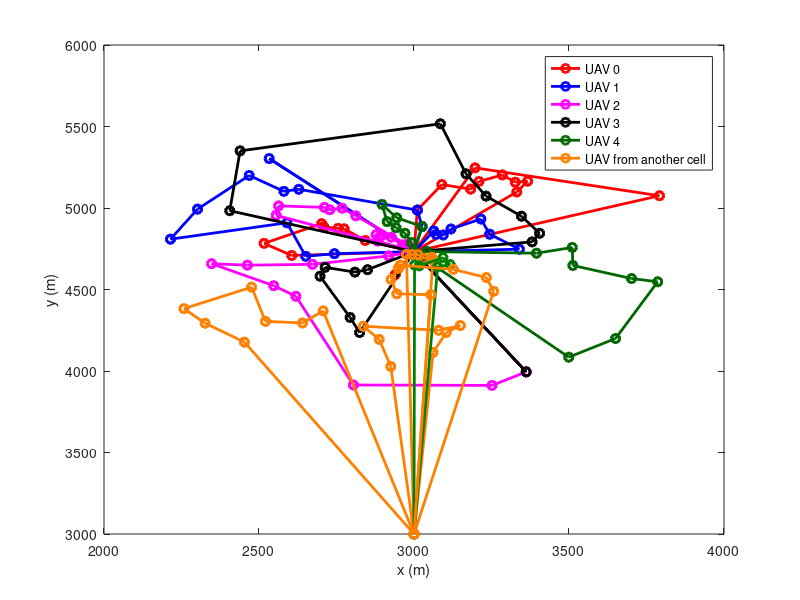

Recreate this plot in MATLAB.
d1 =[3000 4732.05
3331.63 5098.37
3331.63 5098.37
3366.67 5164.65
3366.67 5164.65
3326.72 5158.17
3326.72 5158.17
3284.95 5202.92
3284.95 5202.92
3209.44 5162.69
3209.44 5162.69
3182.67 5115.57
3182.67 5115.57
3089.63 5143.77
3089.63 5143.77
3010.76 4987.09
3010.76 4987.09
3000 4732.05
3000 4732.05
2842.74 4800.72
2842.74 4800.72
2774.71 4872.19
2774.71 4872.19
2755.48 4875.26
2755.48 4875.26
2709.1 4884.23
2709.1 4884.23
2701.97 4903.73
2701.97 4903.73
2516.22 4783.16
2516.22 4783.16
2605.53 4708.78
2605.53 4708.78
3000 4732.05
3000 4732.05
3196.94 5246.36
3196.94 5246.36
3791.76 5075.33
3791.76 5075.33
3000 4732.05
3000 4732.05
2939.61 4591.76
2939.61 4591.76
3000 4732.05];
d2 =[3000 4732.05
3063.9 4858.94
3063.9 4858.94
3071.13 4838.39
3071.13 4838.39
3094.22 4834.33
3094.22 4834.33
3119.25 4871.23
3119.25 4871.23
3215.81 4932.52
3215.81 4932.52
3244.08 4839.31
3244.08 4839.31
3339.77 4747.41
3339.77 4747.41
3040.61 4732.99
3040.61 4732.99
3000 4732.05
3000 4732.05
2743.43 4719.83
2743.43 4719.83
2650.7 4703.67
2650.7 4703.67
2589.97 4909.31
2589.97 4909.31
2214.4 4808.74
2214.4 4808.74
2301.74 4993.17
2301.74 4993.17
2468.38 5199.61
2468.38 5199.61
2580.29 5102.19
2580.29 5102.19
2628.34 5115
2628.34 5115
3010.76 4987.09
3010.76 4987.09
3026.29 4886.41
3026.29 4886.41
3000 4732.05
3000 4732.05
2532.76 5303.44
2532.76 5303.44
3000 4732.05];
d3 =[3000 4732.05
2883.13 4796.84
2883.13 4796.84
2888.26 4821.47
2888.26 4821.47
2877.49 4836.4
2877.49 4836.4
2896.01 4831.38
2896.01 4831.38
2926.65 4820.99
2926.65 4820.99
2963.36 4772.97
2963.36 4772.97
2967.2 4764.58
2967.2 4764.58
3000 4732.05
3000 4732.05
2976.56 4776.93
2976.56 4776.93
2812.27 4951.98
2812.27 4951.98
2768.18 4998.72
2768.18 4998.72
2728.27 4989.19
2728.27 4989.19
2710.9 5003.77
2710.9 5003.77
2563.34 5013.03
2563.34 5013.03
2555.34 4954.99
2555.34 4954.99
3000 4732.05
3000 4732.05
2918.18 4706.11
2918.18 4706.11
2672.59 4654.43
2672.59 4654.43
2462.54 4649.28
2462.54 4649.28
2346.88 4658.37
2346.88 4658.37
2547.65 4523.16
2547.65 4523.16
2619.07 4458.5
2619.07 4458.5
2804.56 3914.22
2804.56 3914.22
3251.74 3911.62
3251.74 3911.62
3361.82 3994.66
3361.82 3994.66
3000 4732.05];
d4 =[3000 4732.05
3380.86 4792.05
3380.86 4792.05
3405.11 4844.78
3405.11 4844.78
3346.55 4949.78
3346.55 4949.78
3232.36 5073.08
3232.36 5073.08
3167.78 5209.73
3167.78 5209.73
3085.09 5516.76
3085.09 5516.76
2439.02 5350.68
2439.02 5350.68
2405.62 4983.35
2405.62 4983.35
3000 4732.05
3000 4732.05
2850.17 4621.58
2850.17 4621.58
2809.41 4606.66
2809.41 4606.66
2713.44 4636.06
2713.44 4636.06
2696.9 4581.65
2696.9 4581.65
2793.72 4328.67
2793.72 4328.67
2824.49 4236.12
2824.49 4236.12
3000 4732.05
3000 4732.05
3361.82 3994.66
3361.82 3994.66
3000 4732.05];
d5 =[3000 4732.05
2991.81 4787.97
2991.81 4787.97
2970.76 4845.21
2970.76 4845.21
2942.25 4879.02
2942.25 4879.02
2913.34 4916.32
2913.34 4916.32
2896.76 5022.11
2896.76 5022.11
2944.27 4939.81
2944.27 4939.81
3026.29 4886.41
3026.29 4886.41
3000 4732.05
3000 4732.05
3040.61 4732.99
3040.61 4732.99
3395.2 4722.6
3395.2 4722.6
3510.58 4757.96
3510.58 4757.96
3512.32 4647.5
3512.32 4647.5
3701.8 4567.21
3701.8 4567.21
3786.13 4547.42
3786.13 4547.42
3650.08 4199.37
3650.08 4199.37
3499.12 4084.69
3499.12 4084.69
3000 4732.05];
d6 =[3000 3000
3061.62 4114.22
3061.62 4114.22
3104.15 4236.38
3104.15 4236.38
3149.66 4279.04
3149.66 4279.04
3079.27 4249.85
3079.27 4249.85
2836.26 4274.56
2836.26 4274.56
2887.86 4193.66
2887.86 4193.66
2925.03 4028.04
2925.03 4028.04
3000 3000];
d7 =[3000 3000
3060.89 4678.68
3060.89 4678.68
3057.69 4698.47
3057.69 4698.47
3033.99 4689.26
3033.99 4689.26
3012.89 4713.5
3012.89 4713.5
2993.9 4714.65
2993.9 4714.65
2975.55 4715.63
2975.55 4715.63
3000 3000
3000 3000];
d8 =[3000 3000
3001.79 4650.72
3001.79 4650.72
3016.81 4644.92
3016.81 4644.92
3093.52 4695.49
3093.52 4695.49
3116.54 4652.84
3116.54 4652.84
3076.43 4638.94
3076.43 4638.94
3000 3000];
d9 =[3000 3000
2706.98 4368.81
2706.98 4368.81
2640.36 4294.74
2640.36 4294.74
2520.86 4304.62
2520.86 4304.62
2476.11 4514.42
2476.11 4514.42
2257.72 4382.55
2257.72 4382.55
2326.17 4293.31
2326.17 4293.31
2452.93 4177.06
2452.93 4177.06
3000 3000];
d10 =[3000 3000
3257.04 4488.99
3257.04 4488.99
3233.41 4573.45
3233.41 4573.45
3127.02 4623.46
3127.02 4623.46
2955.67 4649.65
2955.67 4649.65
2948.87 4628.99
2948.87 4628.99
2926 4562.06
2926 4562.06
2944.5 4473.42
2944.5 4473.42
3054.16 4468.11
3054.16 4468.11
3000 3000];
x1 = d1(:,1);
x2 = d2(:,1);
x3 = d3(:,1);
x4 = d4(:,1);
x5 = d5(:,1);
x6 = d6(:,1);
x7 = d7(:,1);
x8 = d8(:,1);
x9 = d9(:,1);
x10 = d10(:,1);
y1 = d1(:,2);
y2 = d2(:,2);
y3 = d3(:,2);
y4 = d4(:,2);
y5 = d5(:,2);
y6 = d6(:,2);
y7 = d7(:,2);
y8 = d8(:,2);
y9 = d9(:,2);
y10 = d10(:,2);
close all;
width = 2;
plot(x1,y1,'-ro', 'LineWidth',width);
hold on;
plot(x2,y2,'-bo', 'LineWidth',width);
plot(x3,y3,'-mo', 'LineWidth',width);
plot(x4,y4,'-ko', 'LineWidth',width);
plot(x5,y5,'-o','Color',[0 0.4 0], 'LineWidth',width);
plot(x6,y6,'-o','Color',[1 0.5 0], 'LineWidth',width);
plot(x7,y7,'-o','Color',[1 0.5 0], 'LineWidth',width);
plot(x8,y8,'-o','Color',[0 0.5 0], 'LineWidth',width);
plot(x9,y9,'-o','Color',[1 0.5 0], 'LineWidth',width);
plot(x10,y10,'-o','Color',[1 0.5 0], 'LineWidth',width);
legend("UAV 0", "UAV 1", "UAV 2", "UAV 3", "UAV 4","UAV from another cell");
xlabel('x (m)');
xlim([2000 4000]);
ylabel('y (m)');
hold off;